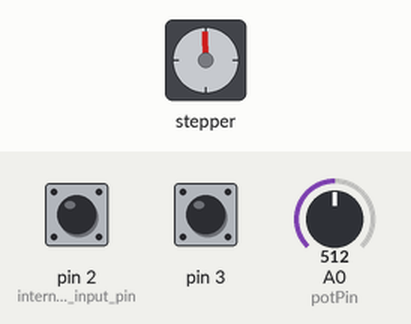
Simulated run of this sketch. Board: Arduino Uno, built with avr-gcc and run on an emulated ATmega328P. Parts: stepper motor. Wiring (inferred from the names in the program): stepper motor driver (200 steps per turn assumed): step pin 5; direction pin 4; enable pin 8. Inputs (shaded band) come from the test bench; at power-on: A0 (potPin) = 512, pin 2 (internal_pullup_input_pin) HIGH, pin 3 HIGH.

Above: at 0.15 s.
At 1.2 s:
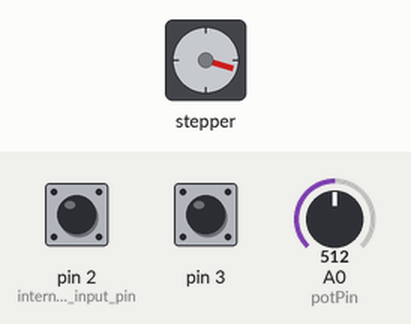
1.3 s: A0 (potPin) set to 716
At 1.65 s:
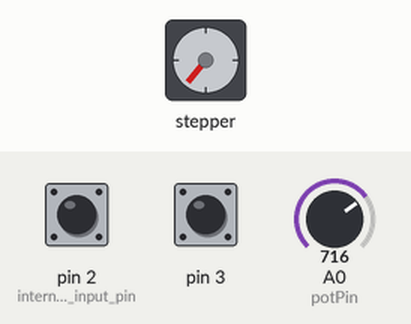
Timing chart, 0 to 16.3 s (numbered marks = the images above; inputs shaded):
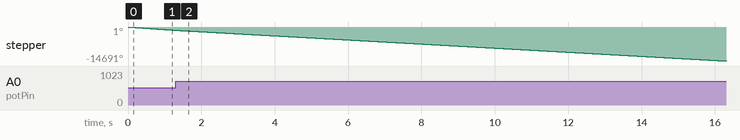

The sketch:

nema17-rotary-encoder-poti-button.ino
```cpp
// defines pins numbers
const int stepPin = 5;
const int dirPin = 4;
const int enPin = 8;

volatile unsigned int temp, counter = 0; //This variable will increase or decrease depending on the rotation of encoder

boolean stepperState = false;
int stepperX = 0;
int d = 800;

int potPin = A0;
int potValue;

void setup() {

  Serial.begin (9600);

  // Poti
  potValue = analogRead(potPin);

  // Rotary encoder
  pinMode(2, INPUT_PULLUP); // internal pullup input pin 2
  pinMode(3, INPUT_PULLUP); // internalเป็น pullup input pin 3
  attachInterrupt(0, ai0, RISING);
  attachInterrupt(1, ai1, RISING);

  // Sets the two pins as Outputs
  pinMode(stepPin, OUTPUT);
  pinMode(dirPin, OUTPUT);

  pinMode(enPin, OUTPUT);
  digitalWrite(enPin, LOW);

}
void loop() {
  potValue = analogRead(potPin);
  d = map(potValue, 0, 1023, 300, 1200);

  // Rotary encoder counter
  if ( counter != temp ) {
    //  Serial.println (counter);
    temp = counter;
  }

  if (stepperState = false) {
    digitalWrite(dirPin, HIGH); // Enables the motor to move in a particular direction
    stepperState = true;
  }

//  if (stepperX < 100000) {
    // Stepper motor
    digitalWrite(stepPin, HIGH);
    delayMicroseconds(d);
    digitalWrite(stepPin, LOW);
    delayMicroseconds(d);
  //  stepperX++;
  //} else {

 // }

  //  digitalWrite(dirPin,LOW); //Changes the rotations direction
  //  // Makes 400 pulses for making two full cycle rotation
  //  for(int x = 0; x < 800; x++) {
  //    digitalWrite(stepPin,HIGH);
  //    delayMicroseconds(500);
  //    digitalWrite(stepPin,LOW);
  //    delayMicroseconds(500);
  //  }
  //  delay(1000);

}

void ai0() {
  // ai0 is activated if DigitalPin nr 2 is going from LOW to HIGH
  // Check pin 3 to determine the direction
  if (digitalRead(3) == LOW) {
    counter++;
  } else {
    counter--;
  }
}

void ai1() {
  // ai0 is activated if DigitalPin nr 3 is going from LOW to HIGH
  // Check with pin 2 to determine the direction
  if (digitalRead(2) == LOW) {
    counter--;
  } else {
    counter++;
  }
}
```
